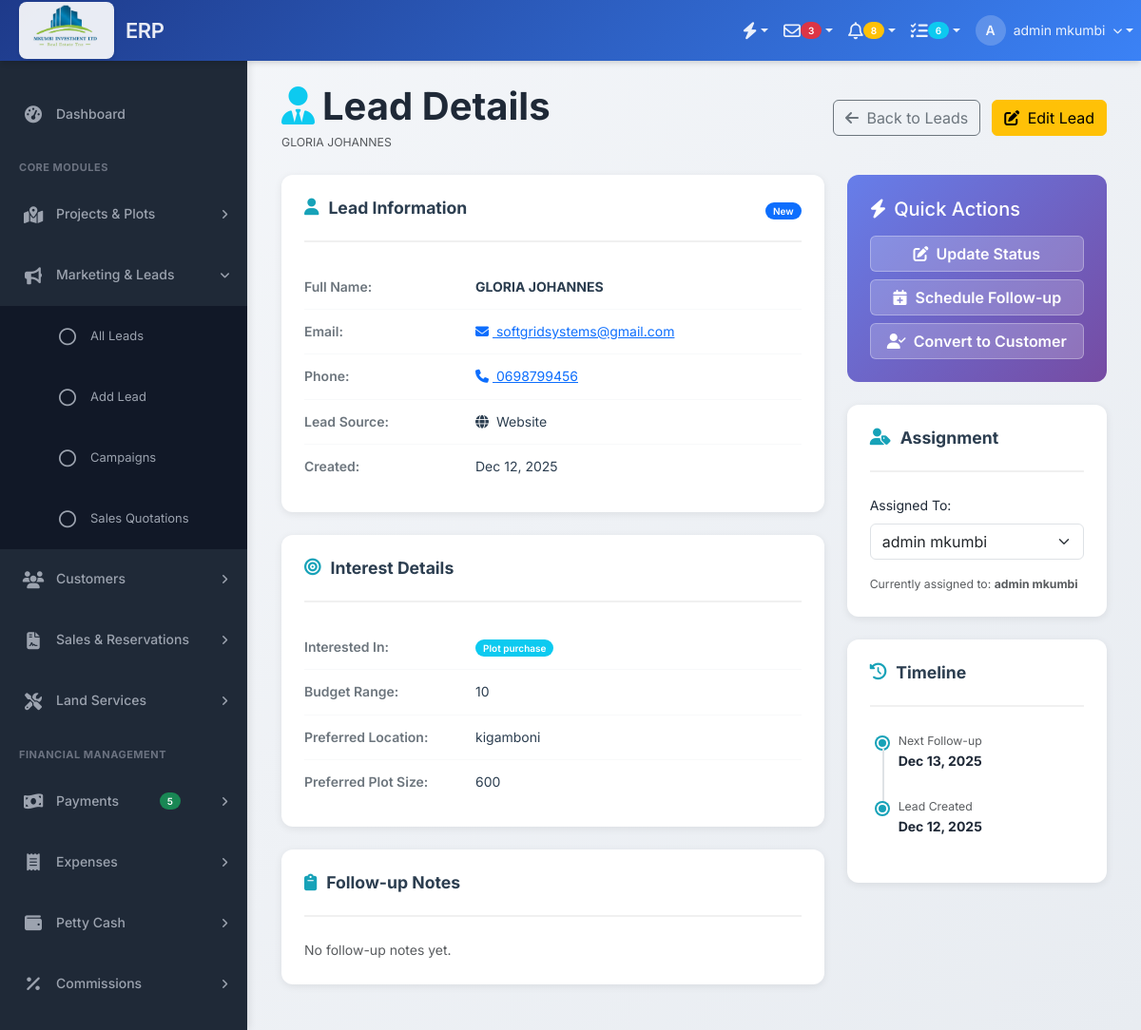
Screenshot of /modules/marketing/view-lead.php?id=1 (signed in) with the database file from the repository.
### tables this page shows
CREATE TABLE `leads` (
  `lead_id` int(11) NOT NULL,
  `company_id` int(11) NOT NULL,
  `lead_number` varchar(50) NOT NULL DEFAULT '',
  `company_name` varchar(200) NOT NULL DEFAULT '',
  `industry` varchar(100) DEFAULT NULL,
  `company_size` varchar(50) DEFAULT NULL,
  `website` varchar(150) DEFAULT NULL,
  `contact_person` varchar(200) NOT NULL DEFAULT '',
  `job_title` varchar(150) DEFAULT NULL,
  `lead_source` enum('website','referral','walk_in','phone','email','social_media','advertisement','other') NOT NULL,
  `lead_status` enum('new','contacted','qualified','proposal','negotiation','won','lost') DEFAULT 'new',
  `full_name` varchar(200) NOT NULL,
  `email` varchar(150) DEFAULT NULL,
  `phone` varchar(50) NOT NULL,
  `address` text DEFAULT NULL,
  `city` varchar(100) DEFAULT NULL,
  `country` varchar(100) DEFAULT 'Tanzania',
  `source` enum('website','referral','social_media','email_campaign','cold_call','event','advertisement','partner','other') NOT NULL DEFAULT 'website',
  `campaign_id` int(11) DEFAULT NULL,
  `status` enum('new','contacted','qualified','proposal','negotiation','converted','lost') DEFAULT 'new',
  `alternative_phone` varchar(50) DEFAULT NULL,
  `interested_in` enum('plot_purchase','land_services','consultation','construction','other') DEFAULT NULL,
  `budget_range` varchar(100) DEFAULT NULL,
  `preferred_location` varchar(200) DEFAULT NULL,
  `preferred_plot_size` varchar(100) DEFAULT NULL,
  `assigned_to` int(11) DEFAULT NULL COMMENT 'Sales person',
  `estimated_value` decimal(15,2) DEFAULT NULL,
  `expected_close_date` date DEFAULT NULL,
  `lead_score` int(11) DEFAULT 5,
  `requirements` text DEFAULT NULL,
  `notes` text DEFAULT NULL,
  `last_contact_date` date DEFAULT NULL,
  `next_follow_up_date` date DEFAULT NULL,
  `follow_up_notes` text DEFAULT NULL,
  `converted_to_customer_id` int(11) DEFAULT NULL,
  `conversion_date` date DEFAULT NULL,
  `lost_reason` text DEFAULT NULL,
  `created_at` timestamp NOT NULL DEFAULT current_timestamp(),
  `updated_at` timestamp NOT NULL DEFAULT current_timestamp() ON UPDATE current_timestamp(),
  `created_by` int(11) DEFAULT NULL,
  `is_active` tinyint(1) DEFAULT 1
);

CREATE TABLE `users` (
  `user_id` int(11) NOT NULL,
  `company_id` int(11) NOT NULL COMMENT 'Multi-tenant link',
  `username` varchar(50) NOT NULL,
  `email` varchar(150) NOT NULL,
  `password_hash` varchar(255) NOT NULL,
  `first_name` varchar(100) NOT NULL,
  `middle_name` varchar(100) DEFAULT NULL,
  `last_name` varchar(100) NOT NULL,
  `full_name` varchar(300) GENERATED ALWAYS AS (concat(`first_name`,' ',ifnull(concat(`middle_name`,' '),''),`last_name`)) STORED,
  `phone1` varchar(50) DEFAULT NULL,
  `phone2` varchar(50) DEFAULT NULL,
  `region` varchar(100) DEFAULT NULL,
  `district` varchar(100) DEFAULT NULL,
  `ward` varchar(100) DEFAULT NULL,
  `village` varchar(100) DEFAULT NULL,
  `street_address` text DEFAULT NULL,
  `profile_picture` varchar(255) DEFAULT NULL,
  `gender` enum('male','female','other') DEFAULT NULL,
  `date_of_birth` date DEFAULT NULL,
  `national_id` varchar(50) DEFAULT NULL,
  `guardian1_name` varchar(200) DEFAULT NULL,
  `guardian1_relationship` varchar(100) DEFAULT NULL,
  `guardian2_name` varchar(200) DEFAULT NULL,
  `guardian2_relationship` varchar(100) DEFAULT NULL,
  `can_get_commission` tinyint(1) DEFAULT 0,
  `is_active` tinyint(1) DEFAULT 1,
  `is_email_verified` tinyint(1) DEFAULT 0,
  `is_admin` tinyint(1) NOT NULL DEFAULT 0,
  `is_super_admin` tinyint(1) NOT NULL DEFAULT 0,
  `last_login_at` timestamp NULL DEFAULT NULL,
  `last_login_ip` varchar(45) DEFAULT NULL,
  `password_reset_token` varchar(100) DEFAULT NULL,
  `password_reset_expires` timestamp NULL DEFAULT NULL,
  `created_at` timestamp NOT NULL DEFAULT current_timestamp(),
  `updated_at` timestamp NOT NULL DEFAULT current_timestamp() ON UPDATE current_timestamp(),
  `created_by` int(11) DEFAULT NULL
);

### modules/marketing/view-lead.php (the view, shortened to what this page needs)
<?php
$db = Database::getInstance();
$db->setCompanyId($_SESSION['company_id']);
$conn = $db->getConnection();
$company_id = $_SESSION['company_id'];
$errors = [];
$lead_id = isset($_GET['id']) ? intval($_GET['id']) : 0;
try {
    $lead_query = "
        SELECT
            l.*,
            c.customer_id,
            c.full_name as converted_customer_name,
            u.full_name as assigned_to_name
        FROM leads l
        LEFT JOIN customers c ON l.converted_to_customer_id = c.customer_id
        LEFT JOIN users u ON l.assigned_to = u.user_id
        WHERE l.lead_id = ? AND l.company_id = ?
    ";
    $stmt = $conn->prepare($lead_query);
    $stmt->execute([$lead_id, $company_id]);
    $lead = $stmt->fetch(PDO::FETCH_ASSOC);
} catch (PDOException $e) {
    error_log("Error fetching lead: " . $e->getMessage());
    $errors[] = "Failed to load lead details.";
}
try {
    $users_query = "SELECT user_id, full_name FROM users WHERE company_id = ? AND is_active = 1 ORDER BY full_name";
    $stmt = $conn->prepare($users_query);
    $stmt->execute([$company_id]);
    $users = $stmt->fetchAll(PDO::FETCH_ASSOC);
} catch (PDOException $e) {
    error_log("Error fetching users: " . $e->getMessage());
    $users = [];
}
function getStatusBadge($status) {
    $badges = [
        'new' => 'badge bg-primary',
        'contacted' => 'badge bg-info',
        'qualified' => 'badge bg-warning',
        'proposal' => 'badge bg-purple',
        'negotiation' => 'badge bg-orange',
        'won' => 'badge bg-success',
        'lost' => 'badge bg-danger'
    ];
    return $badges[$status] ?? 'badge bg-secondary';
}
function getSourceIcon($source) {
    $icons = [
        'website' => 'fa-globe',
        'referral' => 'fa-user-friends',
        'walk_in' => 'fa-walking',
        'phone' => 'fa-phone',
        'email' => 'fa-envelope',
        'social_media' => 'fa-share-alt',
        'advertisement' => 'fa-bullhorn',
        'other' => 'fa-question-circle'
    ];
    return $icons[$source] ?? 'fa-circle';
}
require_once '../../includes/header.php';
?>
<div class="content-header mb-4">
    <div class="container-fluid">
        <div class="row align-items-center">
            <div class="col-sm-6">
                <h1 class="m-0 fw-bold">
                    <i class="fas fa-user-tie text-info me-2"></i>Lead Details
                </h1>
                <p class="text-muted small mb-0 mt-1"><?php echo htmlspecialchars($lead['full_name']); ?></p>
            </div>
            <div class="col-sm-6">
                <div class="float-sm-end">
                    <a href="leads.php" class="btn btn-outline-secondary me-2">
                        <i class="fas fa-arrow-left me-1"></i> Back to Leads
                    </a>
                    <a href="edit-lead.php?id=<?php echo $lead_id; ?>" class="btn btn-warning">
                        <i class="fas fa-edit me-1"></i> Edit Lead
                    </a>
                </div>
            </div>
        </div>
    </div>
</div>
<section class="content">
    <div class="container-fluid">
        <div class="row">
            <div class="col-lg-8">
                <div class="detail-card">
                    <div class="detail-header">
                        <h5 class="detail-title">
                            <i class="fas fa-user"></i>
                            Lead Information
                        </h5>
                        <span class="<?php echo getStatusBadge($lead['lead_status']); ?>">
                            <?php echo ucfirst($lead['lead_status']); ?>
                        </span>
                    </div>
                    <div class="info-row">
                        <div class="info-label">Full Name:</div>
                        <div class="info-value"><strong><?php echo htmlspecialchars($lead['full_name']); ?></strong></div>
                    </div>
                    <div class="info-row">
                        <div class="info-label">Email:</div>
                        <div class="info-value">
                            <?php if (!empty($lead['email'])): ?>
                                <a href="mailto:<?php echo htmlspecialchars($lead['email']); ?>">
                                    <i class="fas fa-envelope me-1"></i>
                                    <?php echo htmlspecialchars($lead['email']); ?>
                                </a>
                            <?php else: ?>
                                <span class="text-muted">Not provided</span>
                            <?php endif; ?>
                        </div>
                    </div>
                    <div class="info-row">
                        <div class="info-label">Phone:</div>
                        <div class="info-value">
                            <a href="tel:<?php echo htmlspecialchars($lead['phone']); ?>">
                                <i class="fas fa-phone me-1"></i>
                                <?php echo htmlspecialchars($lead['phone']); ?>
                            </a>
                        </div>
                    </div>
                    <div class="info-row">
                        <div class="info-label">Lead Source:</div>
                        <div class="info-value">
                            <i class="fas <?php echo getSourceIcon($lead['lead_source']); ?> me-1"></i>
                            <?php echo ucfirst(str_replace('_', ' ', $lead['lead_source'])); ?>
                        </div>
                    </div>
                    <div class="info-row">
                        <div class="info-label">Created:</div>
                        <div class="info-value">
                            <?php echo date('M d, Y', strtotime($lead['created_at'])); ?>
                        </div>
                    </div>
                </div>
                <div class="detail-card">
                    <div class="detail-header">
                        <h5 class="detail-title">
                            <i class="fas fa-bullseye"></i>
                            Interest Details
                        </h5>
                    </div>
                    <?php if (!empty($lead['interested_in'])): ?>
                    <div class="info-row">
                        <div class="info-label">Interested In:</div>
                        <div class="info-value">
                            <span class="badge bg-info">
                                <?php echo ucfirst(str_replace('_', ' ', $lead['interested_in'])); ?>
                            </span>
                        </div>
                    </div>
                    <?php endif; ?>
                    <?php if (!empty($lead['budget_range'])): ?>
                    <div class="info-row">
                        <div class="info-label">Budget Range:</div>
                        <div class="info-value"><?php echo htmlspecialchars($lead['budget_range']); ?></div>
                    </div>
                    <?php endif; ?>
                    <?php if (!empty($lead['preferred_location'])): ?>
                    <div class="info-row">
                        <div class="info-label">Preferred Location:</div>
                        <div class="info-value"><?php echo htmlspecialchars($lead['preferred_location']); ?></div>
                    </div>
                    <?php endif; ?>
                    <?php if (!empty($lead['preferred_plot_size'])): ?>
                    <div class="info-row">
                        <div class="info-label">Preferred Plot Size:</div>
                        <div class="info-value"><?php echo htmlspecialchars($lead['preferred_plot_size']); ?></div>
                    </div>
                    <?php endif; ?>
                </div>
                <div class="detail-card">
                    <div class="detail-header">
                        <h5 class="detail-title">
                            <i class="fas fa-clipboard"></i>
                            Follow-up Notes
                        </h5>
                    </div>
                    <?php if (!empty($lead['follow_up_notes'])): ?>
                        <p class="mb-0"><?php echo nl2br(htmlspecialchars($lead['follow_up_notes'])); ?></p>
                    <?php else: ?>
                        <p class="text-muted mb-0">No follow-up notes yet.</p>
                    <?php endif; ?>
                </div>
            </div>
            <div class="col-lg-4">
                <div class="quick-action-card">
                    <h5 class="mb-3">
                        <i class="fas fa-bolt me-2"></i>Quick Actions
                    </h5>
                    <div class="d-grid gap-2">
                        <button type="button" class="btn" data-bs-toggle="modal" data-bs-target="#updateStatusModal">
                            <i class="fas fa-edit me-1"></i> Update Status
                        </button>
                        <button type="button" class="btn" data-bs-toggle="modal" data-bs-target="#scheduleFollowupModal">
                            <i class="fas fa-calendar-plus me-1"></i> Schedule Follow-up
                        </button>
                        <a href="convert-lead.php?id=<?php echo $lead_id; ?>" class="btn">
                            <i class="fas fa-user-check me-1"></i> Convert to Customer
                        </a>
                    </div>
                </div>
                <div class="detail-card">
                    <div class="detail-header">
                        <h5 class="detail-title">
                            <i class="fas fa-user-tag"></i>
                            Assignment
                        </h5>
                    </div>
                    <form method="POST" action="">
                        <div class="mb-3">
                            <label class="form-label">Assigned To:</label>
                            <select name="assigned_to" class="form-select" onchange="this.form.submit()">
                                <?php foreach ($users as $user): ?>
                                    <option value="<?php echo $user['user_id']; ?>"
                                            <?php echo ($lead['assigned_to'] == $user['user_id']) ? 'selected' : ''; ?>>
                                        <?php echo htmlspecialchars($user['full_name']); ?>
                                    </option>
                                <?php endforeach; ?>
                            </select>
                        </div>
                    </form>
                    <?php if (!empty($lead['assigned_to_name'])): ?>
                        <p class="text-muted small mb-0">
                            Currently assigned to: <strong><?php echo htmlspecialchars($lead['assigned_to_name']); ?></strong>
                        </p>
                    <?php endif; ?>
                </div>
                <div class="detail-card">
                    <div class="detail-header">
                        <h5 class="detail-title">
                            <i class="fas fa-history"></i>
                            Timeline
                        </h5>
                    </div>
                    <div class="status-timeline">
                        <?php if (!empty($lead['next_follow_up_date'])): ?>
                        <div class="timeline-item">
                            <small class="text-muted">Next Follow-up</small>
                            <div class="fw-bold"><?php echo date('M d, Y', strtotime($lead['next_follow_up_date'])); ?></div>
                        </div>
                        <?php endif; ?>
                        <div class="timeline-item">
                            <small class="text-muted">Lead Created</small>
                            <div class="fw-bold"><?php echo date('M d, Y', strtotime($lead['created_at'])); ?></div>
                        </div>
                    </div>
                </div>
            </div>
        </div>
    </div>
</section>
<?php
require_once '../../includes/footer.php';
?>

### rows the page displays
leads: full_name "GLORIA JOHANNES", lead_status "New", email "softgridsystems@gmail.com", phone "0698799456", lead_source "Website", created_at "Dec 12, 2025", interested_in "Plot purchase", budget_range "10", preferred_location "kigamboni", preferred_plot_size "600", assigned_to "admin mkumbi", users.full_name "admin mkumbi", next_follow_up_date "Dec 13, 2025"

### other values shown
substr($_SESSION['full_name'] ?? 'U', 0, 1) "A"
$_SESSION['full_name'] "admin mkumbi"
